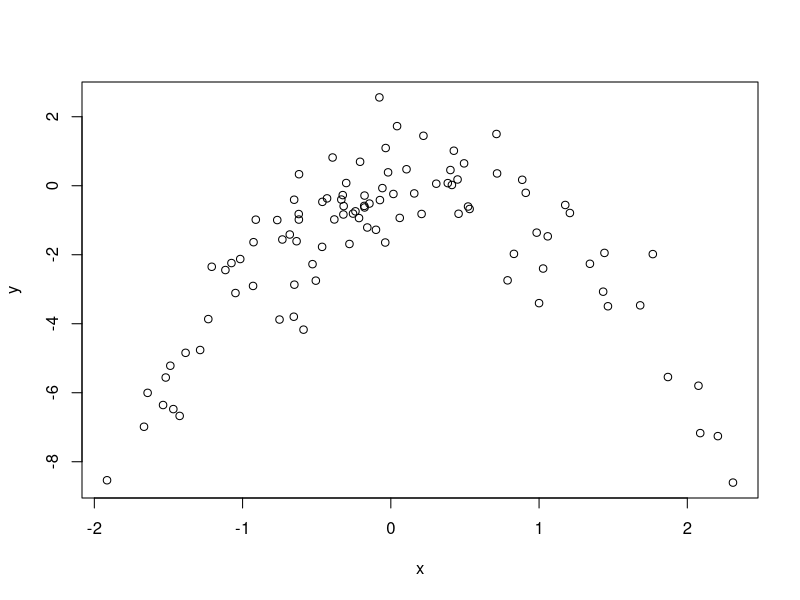

Here is the R script that generated this plot:
# ============================================
# An Introduction to Statistical Learning
#           Chapter 4
#
# R-Code for Applied Exercises 8
#
# Author: Antonio Giannino
# ============================================ 
rm(list = ls());
#
# We will now perform cross-validation on a simulated data set.
# (a) Generate a simulated data set as follows:
set.seed(1)
y <- rnorm(100)
x <- rnorm(100)
y <-  x - 2*x^2 + rnorm(100)

# In this data set, what is n and what is p? Write out the model used to 
# generate the data in equation form.
# (b) Create a scatterplot of X against Y. Comment on what you find.
plot(x, y)
#
# (c) Set a random seed, and then compute the LOOCV errors that result from
# fitting the following four models using least squares:
library(boot)
Data = data.frame(x, y)
set.seed(123)
## i. Y = β0 + β1X + ε
log1 <- glm(y ~ x)
cv.glm(Data, log1)$delta
## ii. Y = β0 + β1X + β2X2 + ε
log2 <- glm(y ~ poly(x, 2))
cv.glm(Data, log2)$delta
## iii. Y = β0 +β1X +β2X2 +β3X3 +ε
log3 <- glm(y ~ poly(x, 3))
cv.glm(Data, log3)$delta
## iv. Y = β0 +β1X +β2X2 +β3X3 +β4X4 +ε.
log4 <- glm(y ~ poly(x, 4))
cv.glm(Data, log4)$delta
# Note you may find it helpful to use the data.frame() function
# to create a single data set containing both X and Y.
# (d) Repeat (c) using another random seed, and report your results.
# Are your results the same as what you got in (c)? Why?
set.seed(321)
## i. Y = β0 + β1X + ε
log1 <- glm(y ~ x)
cv.glm(Data, log1)$delta
## ii. Y = β0 + β1X + β2X2 + ε
log2 <- glm(y ~ poly(x, 2))
cv.glm(Data, log2)$delta
## iii. Y = β0 +β1X +β2X2 +β3X3 +ε
log3 <- glm(y ~ poly(x, 3))
cv.glm(Data, log3)$delta
## iv. Y = β0 +β1X +β2X2 +β3X3 +β4X4 +ε.
log4 <- glm(y ~ poly(x, 4))
cv.glm(Data, log4)$delta
# (e) Which of the models in (c) had the smallest LOOCV error? Is this what
# you expected? Explain your answer.
# (f) Comment on the statistical significance of the coefficient estimates that
# results from fitting each of the models in (c) using least squares. Do these 
# results agree with the conclusions drawn based on the cross-validation 
# results?
summary(log4)


